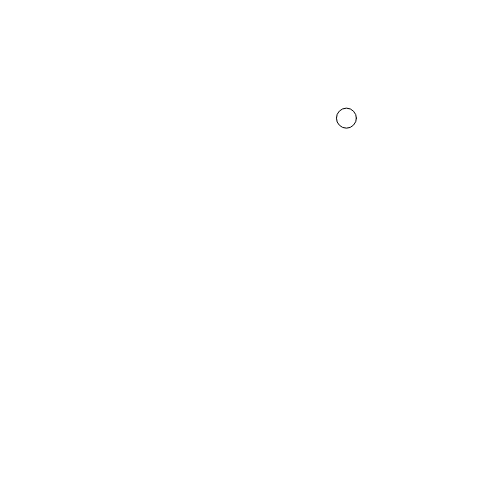
Frame 1 (no input)
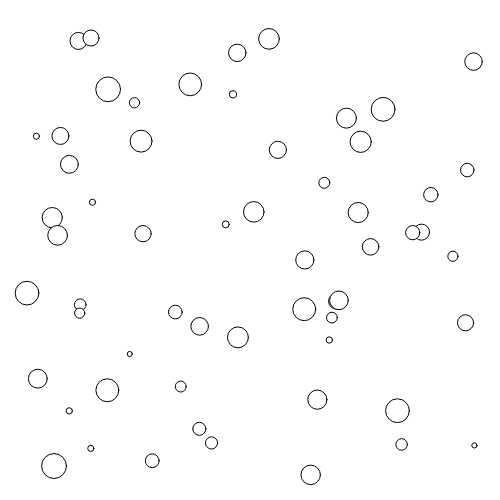
Frame 60 (no input)
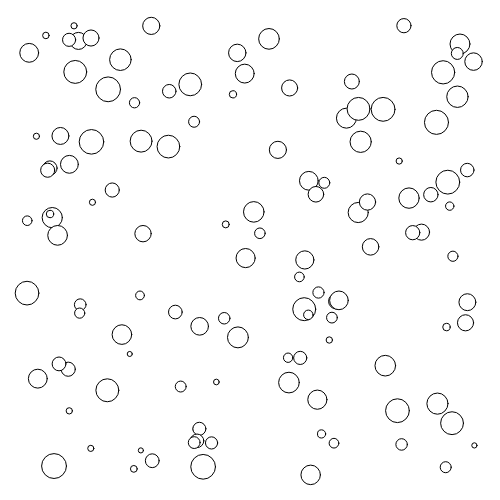
Frame 120 (the mouse pressed at the canvas centre since frame 60)

The p5.js sketch that drew these frames (run headless with seeded random() and noise() and a simulated clock; from frame 60 on, the mouse is pressed at the canvas centre):

// p5.js sketch
// ── sketch.js
function setup() {
  createCanvas(500, 500);
}

function draw() {
  // pick a random spot on the screen
  // note that we are adding in a bit of a "margin" to the screen here
  // so that ellipses are not partically drawn along the edges of the screen
  let xPos = random(25, width-25);
  let yPos = random(25, height-25);

  // also pick a random size for this ellipse
  let size = random(5,25);

  // draw an ellipse here
  ellipse(xPos, yPos, size, size);
}
